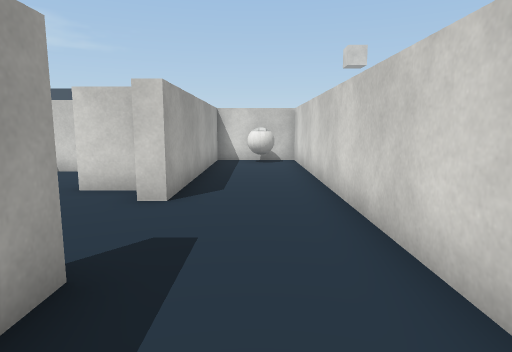
[1] (above)

24 first-person views from a walk through a scene from a Unity 3-D project. The camera is 1.2 m above the floor, tilts 8° down and sees 75° across. The floor is counted in squares, 1 m on a side. Each view is taken from the middle of a square. On the plan, view 1 faces up. The plan holds only what a view shows up to about 14 squares ahead; the rest is blank. The place goes on beyond the plan. Some animated figures are left out. Some surface patterns are stand-ins.

[2]
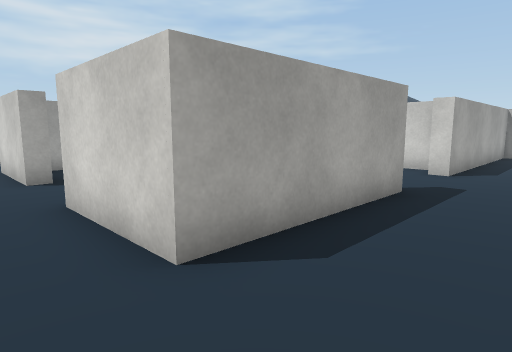

[3]
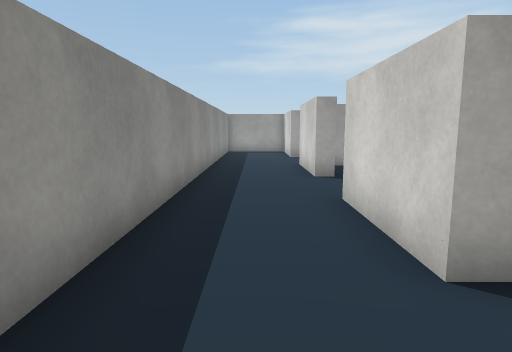

[4]
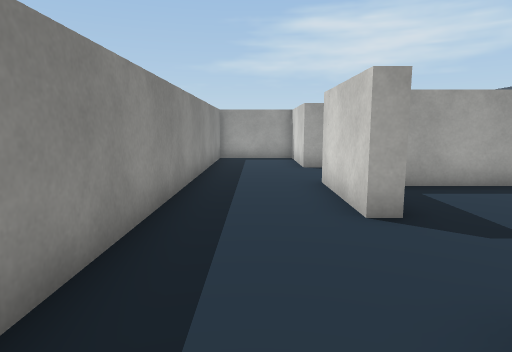

[5]
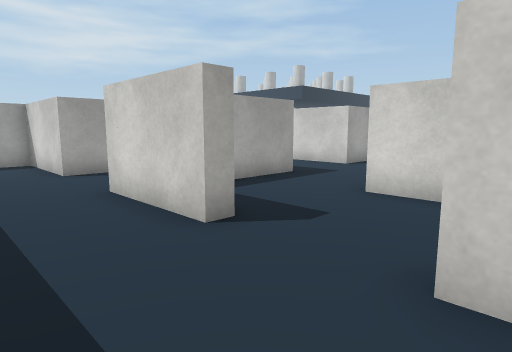

[6]
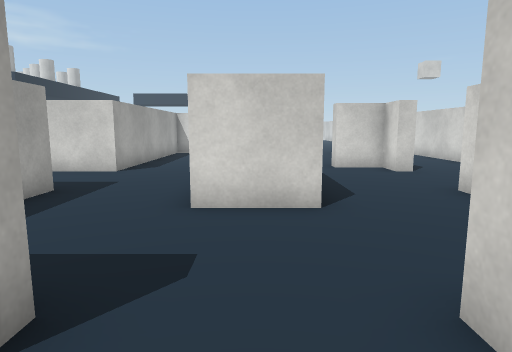

[7]
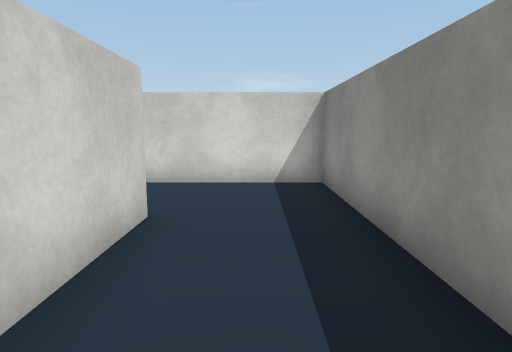

[8]
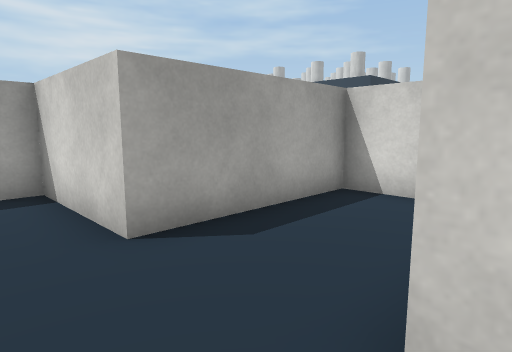

[9]
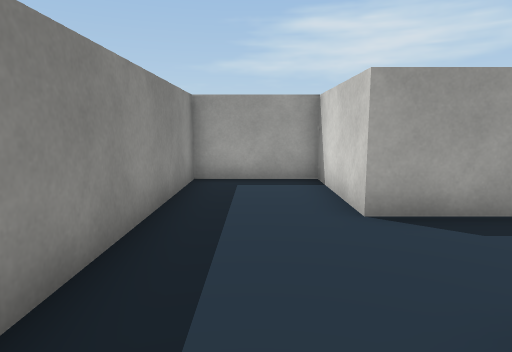

[10]
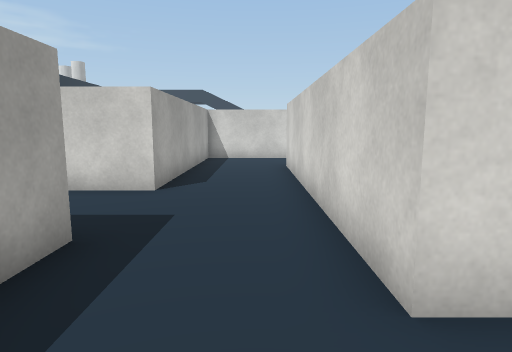

[11]
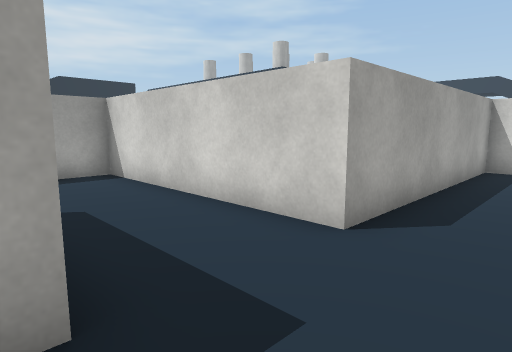

[12]
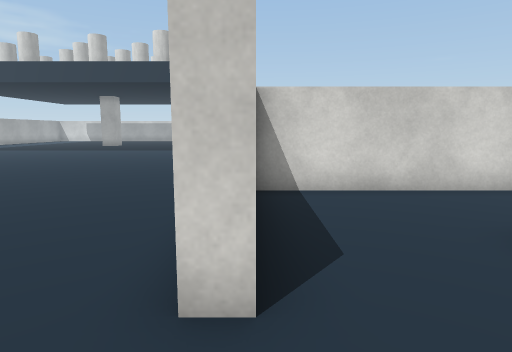

[13]
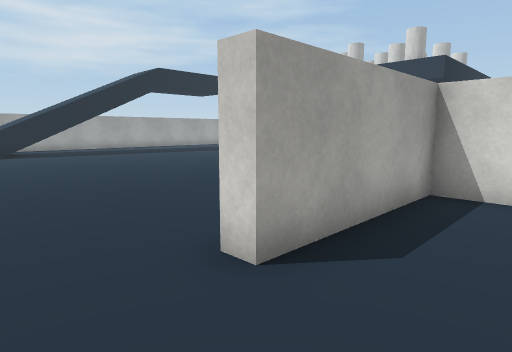

[14]
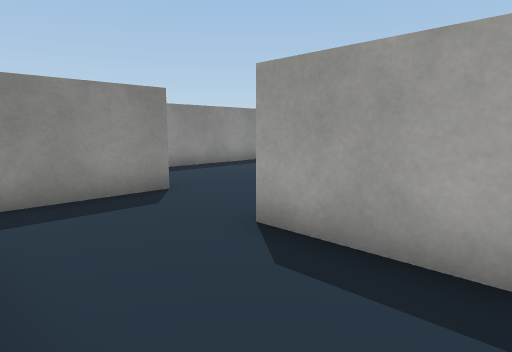

[15]
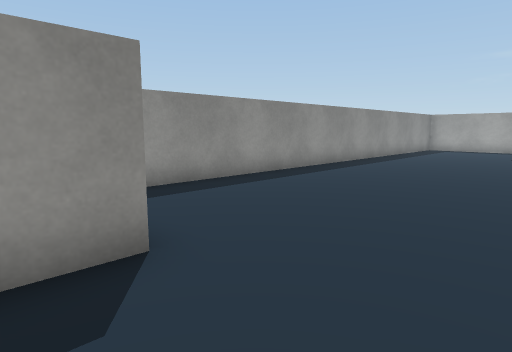

[16]
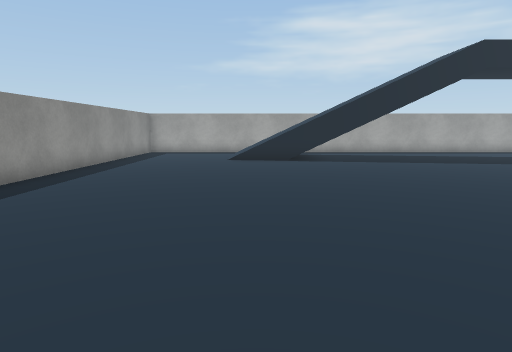

[17]
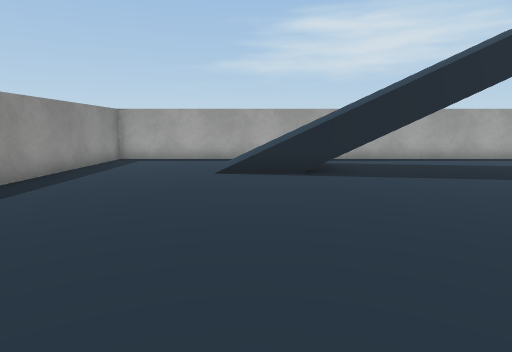

[18]
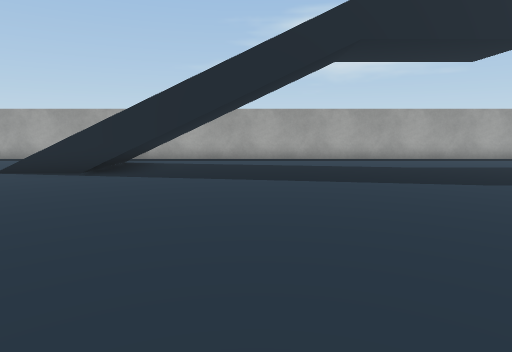

[19]
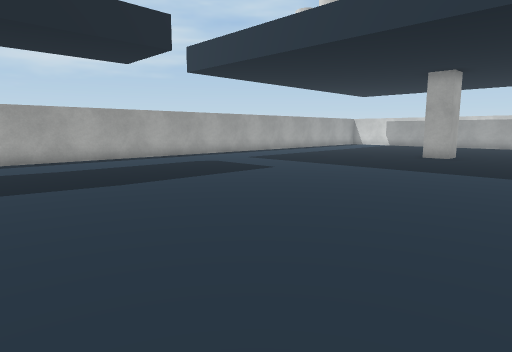

[20]
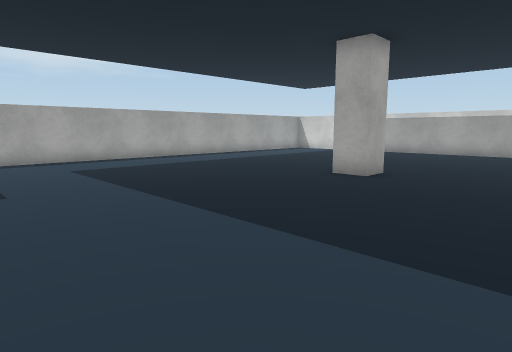

[21]
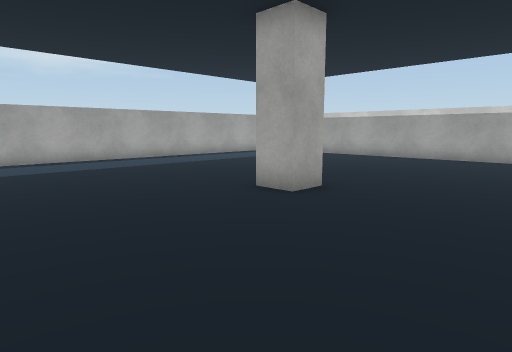

[22]
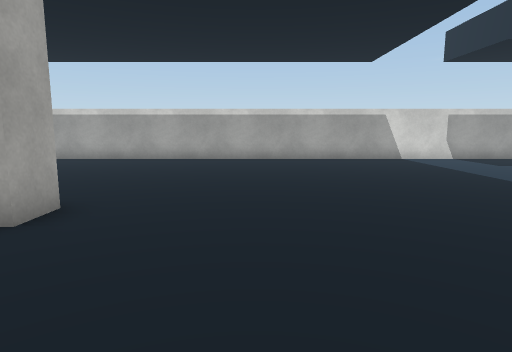

[23]
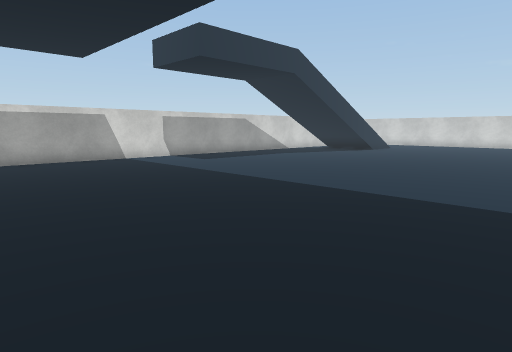

[24]
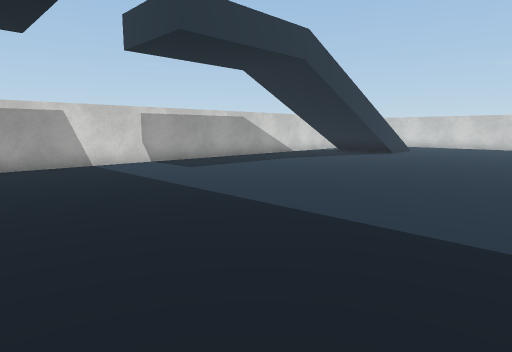

### Floor plan
Points are (right, up) in squares from view 1. A wall is a line through its corners. A room is listed if a view was taken in it or the views show most of it. See-through windows are left out.
Room 1 (views 1, 2, 3, 4, 5, 6, 7, 8, 9, 10, 11)
walls: (-4.9, 1) (-7, 1) (-7, 2.5); (-7.4, -1.9) (-7.4, -2.5) (-10.6, -2.5); (-2, 2) (-2, 2.5); (-1.5, 2.6) (-1.5, -2.5) (-4.8, -2.5); (-10, 2.6) (-10, -1.5); (1.5, 1.8) (1.5, 13) (-1.5, 13) (-1.5, 5.5) (-2, 5.5) (-2, 6.5) (-3.5, 6.5); (-12, 2) (-13.5, 2) (-13.5, -2.5) (-17, -2.5) (-17, -5.5) (1.5, -5.5) (1.5, -1.5)
ways out: opening at (-3.5, 5.5) to room 2; opening at (-8.5, 1.5) to room 3
objects: ball (0, 12) to (1, 12)
Room 2 (views 12, 13, 15, 16, 17, 18, 19, 20, 21, 22, 23, 24)
walls: (-27, 24.1) (-27, 23) (-28, 23); (-17, 1) (-17.5, 1); (-5, 9.5) (-5.8, 9.5); (-13.4, 32.5) (-32.1, 32.5); (-17.6, -2) (-14.6, -2); (-36.5, 24.6) (-36.5, -5.5) (-19.2, -5.5); (-3.5, 6.5) (-3.5, 7)
ways out: opening at (-3.5, 5.5) to room 1; opening at (-15.5, 2) to room 3
Room 3 (view 14)
walls: (-7, 2.5) (-7, 9.9); (-6.6, 13) (-10, 13) (-10, 5.5) (-17, 5.5) (-17, 1)
ways out: opening at (-8.5, 1.5) to room 1; opening at (-15.5, 2) to room 2

Positions as (right, up) in squares from view 1, and headings:
1: (0, 0), facing up
2: (1, -4), facing up-left
3: (1, -4), facing left
4: (-3, -4), facing left
5: (-4, -5), facing up-left
6: (-6, -4), facing up
7: (-6, -4), facing right
8: (-10, -4), facing up-left
9: (-9, -4), facing left
10: (-8, -1), facing up
11: (-8, 2), facing up-left
12: (-17, -1), facing up
13: (-15, -1), facing up-left
14: (-14, 4), facing down-left
15: (-16, 1), facing down-left
16: (-19, 0), facing left
17: (-23, 0), facing left
18: (-23, 6), facing left
19: (-23, 8), facing up-left
20: (-23, 15), facing up-left
21: (-23, 18), facing up-left
22: (-24, 19), facing up
23: (-24, 19), facing up-right
24: (-22, 21), facing up-right
